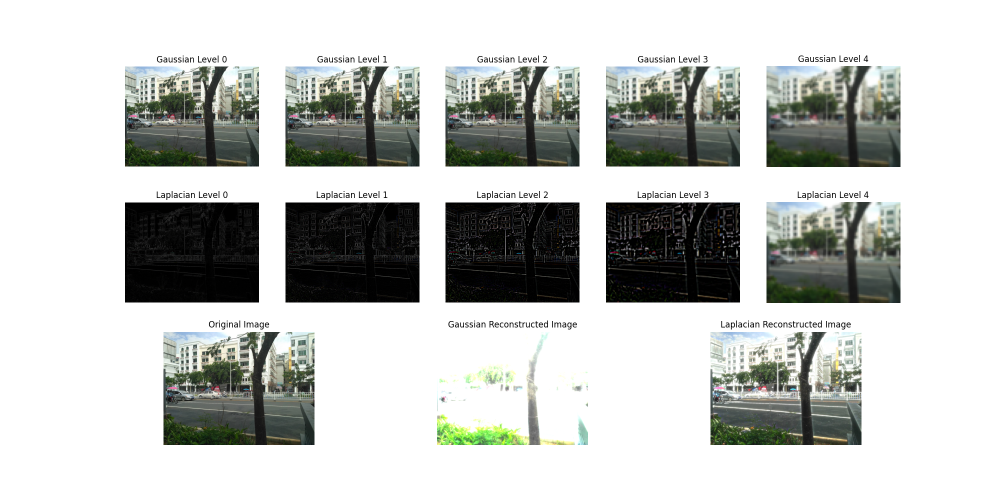
#> input picture laplacian&gaussian_pyramid.png, 2000 x 1000 px, given in place of the camera (shown at 1/2 size)
$ python camera_trace9.py
#> lines starting #> are read from the running program, lines starting #| are printed output that depends on the picture
import cv2
import numpy as np
import copy
import time
import matplotlib.pyplot as plt
from matplotlib.animation import FuncAnimation
from collections import deque

def build_laplacian_pyramid(image, levels):
    gaussian_pyramid = [image]
    for i in range(levels):
        image = cv2.pyrDown(image)
        gaussian_pyramid.append(image)

    laplacian_pyramid = []
    for i in range(levels, 0, -1):
        size = (gaussian_pyramid[i-1].shape[1], gaussian_pyramid[i-1].shape[0])
        gaussian_expanded = cv2.pyrUp(gaussian_pyramid[i], dstsize=size)
        laplacian = cv2.subtract(gaussian_pyramid[i-1], gaussian_expanded)
        laplacian_pyramid.append(laplacian)

    return laplacian_pyramid

def moving_average(data, window_size):
    return np.convolve(data, np.ones(window_size)/window_size, mode='valid')

alpha = 10
lambda_c = 16
r1 = 0.5
r2 = 0.05
chromAttenuation = 0.1
nlevels = 8
window_size = 5  # 移动平均窗口大小

cap = cv2.VideoCapture(0)
if not cap.isOpened():
    print("无法打开摄像头")
    exit()

# 初始化
ret, frame = cap.read()
#> frame is the input picture: shape (1000, 2000, 3); mean B, G, R 193.6, 196.5, 194.6
(h, w) = frame.shape[:2]
#> h = 1000; w = 2000
frame = cv2.resize(frame, (w//2, h//2))
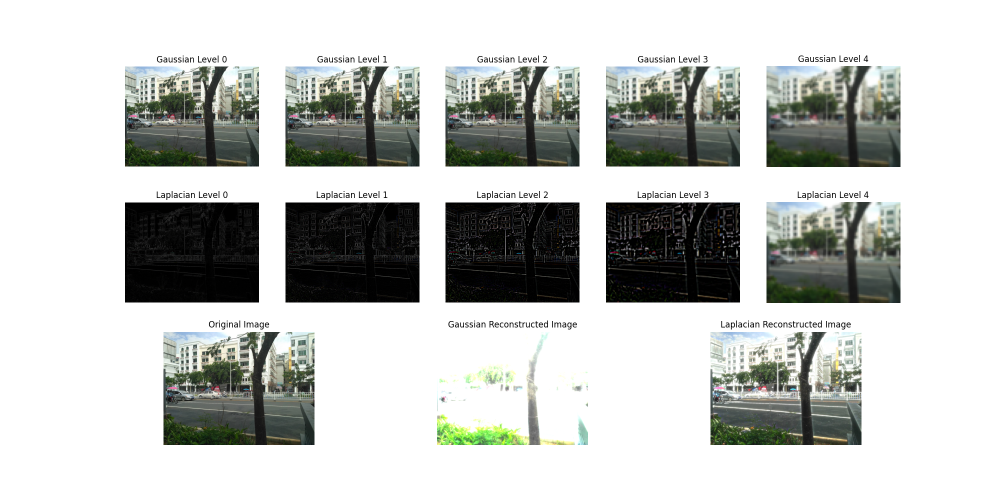
#> frame: shape (500, 1000, 3); mean B, G, R 193.7, 196.6, 194.6
if not ret:
    print("无法接收帧 (stream end?). Exiting ...")
    cap.release()
    exit()

# 将图像划分为9个网格
grid_size = (frame.shape[0] // 3, frame.shape[1] // 3)
#> grid_size = (166, 333)
grids = [(i * grid_size[0], j * grid_size[1], grid_size[0], grid_size[1]) for i in range(3) for j in range(3)]

# 直接转换为YCrCb并归一化
frame_ycrcb = cv2.cvtColor(frame, cv2.COLOR_BGR2YCrCb).astype(np.float32) / 255.0
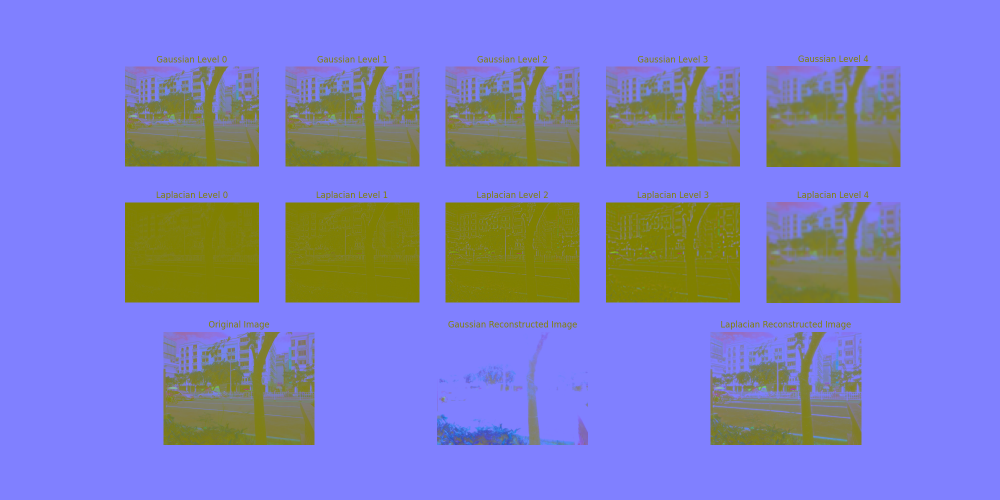
#> frame_ycrcb: shape (500, 1000, 3) float32; mean B, G, R 0.767, 0.498, 0.497
frame_y = frame_ycrcb[:, :, 0]
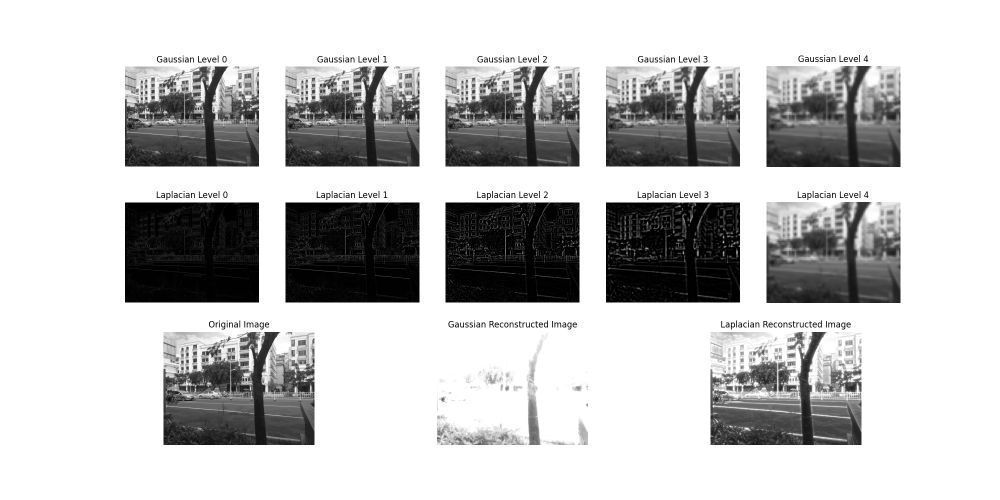
#> frame_y: shape (500, 1000) float32; min 0, max 1, mean 0.767
pyr = build_laplacian_pyramid(frame_y, levels=nlevels)
#> the loop in build_laplacian_pyramid, `for i in range(levels):` made 8 passes
#> image on pass 8: [[0.861, 0.749, 0.707, 0.754], [0.819, 0.679, 0.656, 0.706]]
#> pass 1, in build_laplacian_pyramid, `image = cv2.pyrDown(image)`:
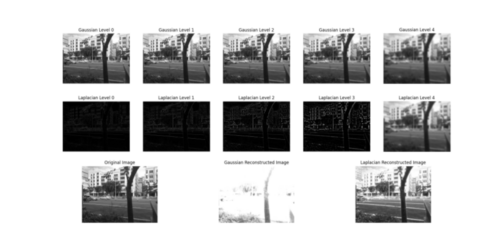
#> image: shape (250, 500) float32; min 0, max 1, mean 0.767
#> pass 2, in build_laplacian_pyramid, `image = cv2.pyrDown(image)`:
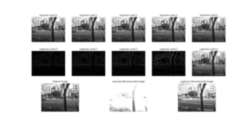
#> image: shape (125, 250) float32; min 0.000529, max 1, mean 0.767
#> pass 3, in build_laplacian_pyramid, `image = cv2.pyrDown(image)`:
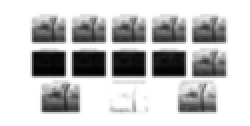
#> image: shape (63, 125) float32 (shown 2 times larger); min 0.00565, max 1, mean 0.769
#> after the loop in build_laplacian_pyramid, `for i in range(levels):`: gaussian_pyramid = 9 items
#> after the loop in build_laplacian_pyramid, `for i in range(levels, 0, -1):`: laplacian_pyramid = 8 items
#> pyr = 8 items
lowpass1 = copy.deepcopy(pyr)
#> lowpass1 = 8 items
lowpass2 = copy.deepcopy(pyr)
#> lowpass2 = 8 items

# 初始化 matplotlib 图形
fig, ax = plt.subplots()
intensity_queues = [deque(maxlen=100) for _ in range(9)]
lines = [ax.plot([], [], lw=2, label=f'Grid {i+1}')[0] for i in range(9)]
ax.set_xlim(0, 100)
ax.set_ylim(-1, 1)
ax.set_xlabel('Frame')
ax.set_ylabel('Average Intensity')
ax.legend()

def init():
    for line in lines:
        line.set_data([], [])
    return lines

# [79 lines left out: function update, not called in this run]

# 使用 FuncAnimation 实现实时更新
ani = FuncAnimation(fig, update, init_func=init, blit=True, interval=50)

plt.show()
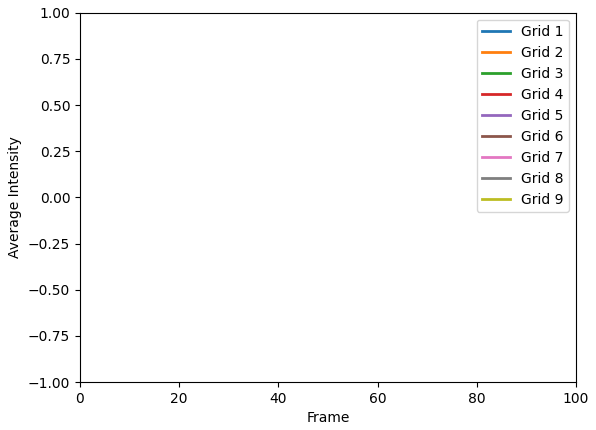
#> figure drawn by matplotlib, 1 panel
